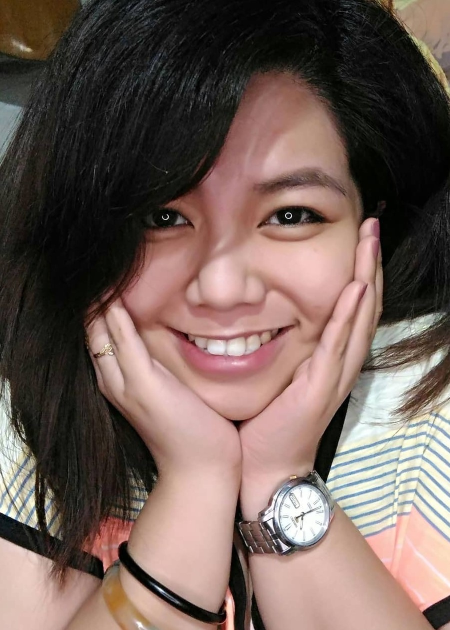
#> input picture dice project/1638625115116.jpg, 900 x 1260 px (shown at 1/2 size)
$ python dice.py   (older library calls are emulated)
#> lines starting #> are read from the running program, lines starting #| are printed output that depends on the picture
from PIL import Image, ImageOps, ImageDraw


def diceImage(dicenumber, dicesize):
    dim = Image.open("dice/" + str(dicenumber) + ".jpg")
    dim = dim.resize((dicesize, dicesize), Image.ANTIALIAS)
    return dim


dice_width = 100

img = Image.open("1638625115116.jpg")
#> img is the input picture: PIL image 900x1260 RGB; mean R, G, B 114.7, 95.7, 88.8
img = ImageOps.grayscale(img)
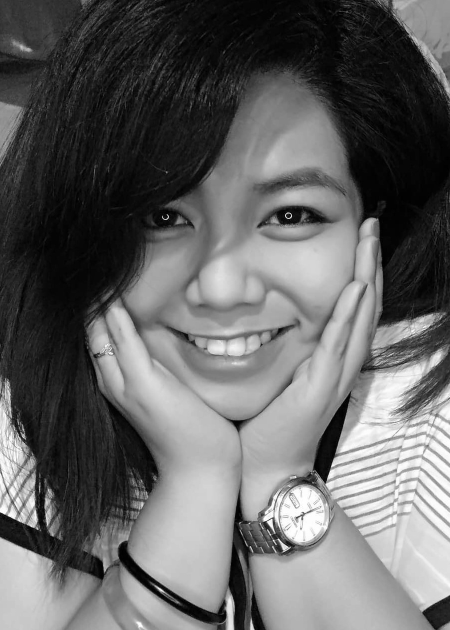
#> img: PIL image 900x1260 L (shown at 1/2 size); min 0, max 255, mean 100.6
img = ImageOps.equalize(img)
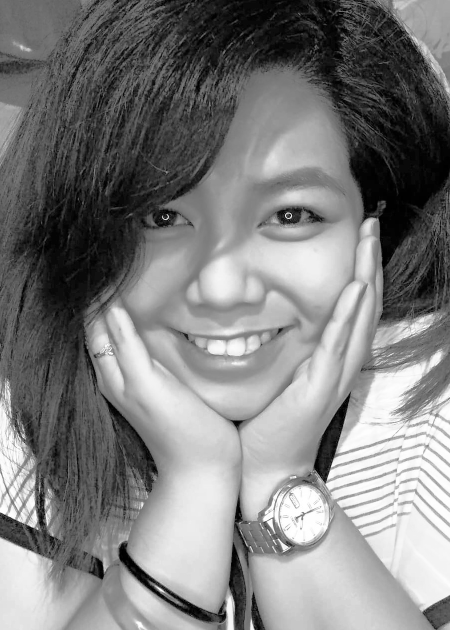
#> img: PIL image 900x1260 L (shown at 1/2 size); min 0, max 255, mean 126.8

dice_height = img.height / img.width * dice_width
#> dice_height = 140

dice_size = int(img.width / dice_width)
#> dice_size = 9

nim = Image.new("L", (img.width, img.height), 'white')
#> nim: PIL image 900x1260 L; every value is 255
nimd = ImageDraw.Draw(nim)


print(img.width, img.height, dice_width, dice_height, dice_size)
#| 900 1260 100 140.0 9

print(f'Dice needed: {dice_width * int(dice_height)}')
#| Dice needed: 14000

for y in range(0, img.height, dice_size):
    for x in range(0, img.width, dice_size):
        thisSectorColor = 0
        for dicex in range(0, dice_size):
            for dicey in range(0, dice_size):
                thisSectorColor += img.getpixel((x + dicex, y + dicey))
#> after the loop, thisSectorColor = 8941
        thisSectorColor = thisSectorColor / (dice_size ** 2)
#> thisSectorColor = 110.4

        nimd.rectangle(((x, y), (x + dice_size, y + dice_size)), int(thisSectorColor))
        diceNumber = (255 - thisSectorColor) * 6 / 255 + 1
#> diceNumber = 4.4
        print(int(diceNumber), end="")
#| 4
        img.paste(diceImage(int(diceNumber), dice_size), (x, y))
#> (the run stopped early here; a loop or call above may not have finished)
